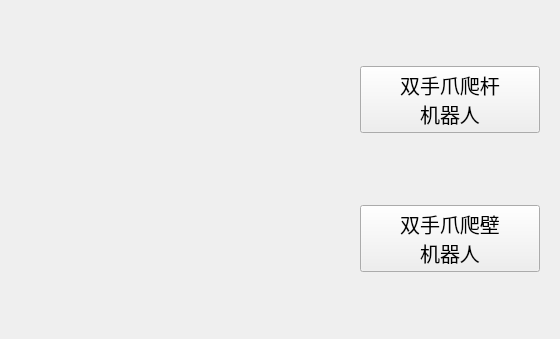
<?xml version="1.0" encoding="UTF-8"?>
<ui version="4.0">
 <class>Form_robot_choice</class>
 <widget class="QWidget" name="Form_robot_choice">
  <property name="geometry">
   <rect>
    <x>0</x>
    <y>0</y>
    <width>560</width>
    <height>339</height>
   </rect>
  </property>
  <property name="windowTitle">
   <string>机器人选择</string>
  </property>
  <widget class="QWidget" name="widget" native="true">
   <property name="geometry">
    <rect>
     <x>360</x>
     <y>0</y>
     <width>180</width>
     <height>340</height>
    </rect>
   </property>
   <layout class="QGridLayout" name="gridLayout">
    <item row="2" column="0">
     <widget class="QPushButton" name="pushButton_2">
      <property name="font">
       <font>
        <pointsize>15</pointsize>
       </font>
      </property>
      <property name="text">
       <string>双手爪爬壁
机器人</string>
      </property>
     </widget>
    </item>
    <item row="1" column="0">
     <widget class="QPushButton" name="pushButton">
      <property name="font">
       <font>
        <pointsize>15</pointsize>
       </font>
      </property>
      <property name="text">
       <string>双手爪爬杆
机器人</string>
      </property>
     </widget>
    </item>
   </layout>
  </widget>
  <widget class="QWidget" name="widget" native="true">
   <property name="geometry">
    <rect>
     <x>0</x>
     <y>0</y>
     <width>411</width>
     <height>341</height>
    </rect>
   </property>
   <widget class="QLabel" name="label">
    <property name="geometry">
     <rect>
      <x>30</x>
      <y>18</y>
      <width>300</width>
      <height>300</height>
     </rect>
    </property>
    <property name="text">
     <string/>
    </property>
    <property name="alignment">
     <set>Qt::AlignCenter</set>
    </property>
   </widget>
  </widget>
 </widget>
 <resources/>
 <connections>
  <connection>
   <sender>pushButton</sender>
   <signal>clicked()</signal>
   <receiver>Form_robot_choice</receiver>
   <slot>climbot5d()</slot>
   <hints>
    <hint type="sourcelabel">
     <x>506</x>
     <y>101</y>
    </hint>
    <hint type="destinationlabel">
     <x>810</x>
     <y>154</y>
    </hint>
   </hints>
  </connection>
  <connection>
   <sender>pushButton_2</sender>
   <signal>clicked()</signal>
   <receiver>Form_robot_choice</receiver>
   <slot>biped5d()</slot>
   <hints>
    <hint type="sourcelabel">
     <x>551</x>
     <y>271</y>
    </hint>
    <hint type="destinationlabel">
     <x>726</x>
     <y>253</y>
    </hint>
   </hints>
  </connection>
 </connections>
 <slots>
  <slot>climbot5d()</slot>
  <slot>biped5d()</slot>
 </slots>
</ui>
